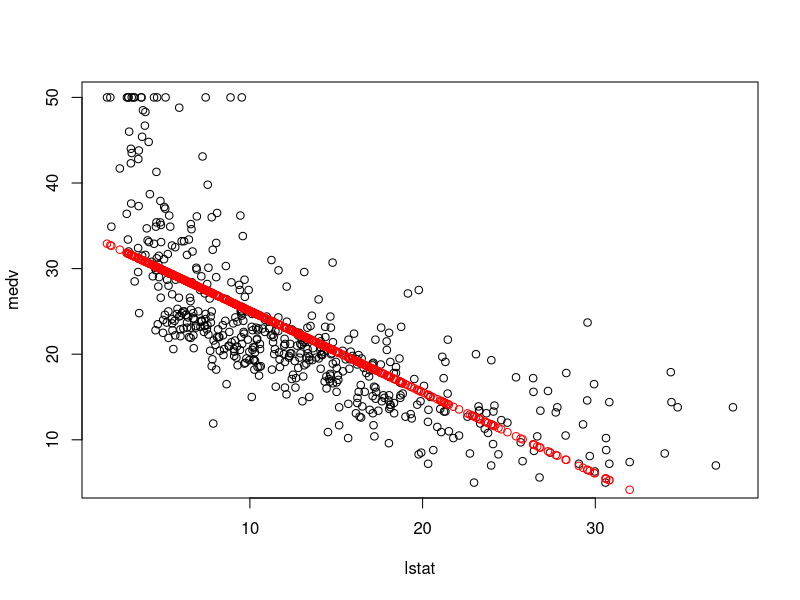
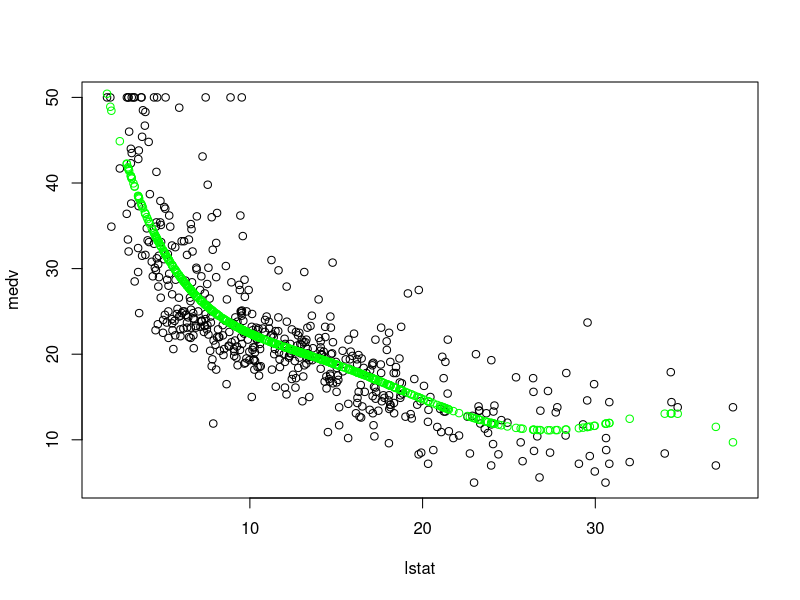
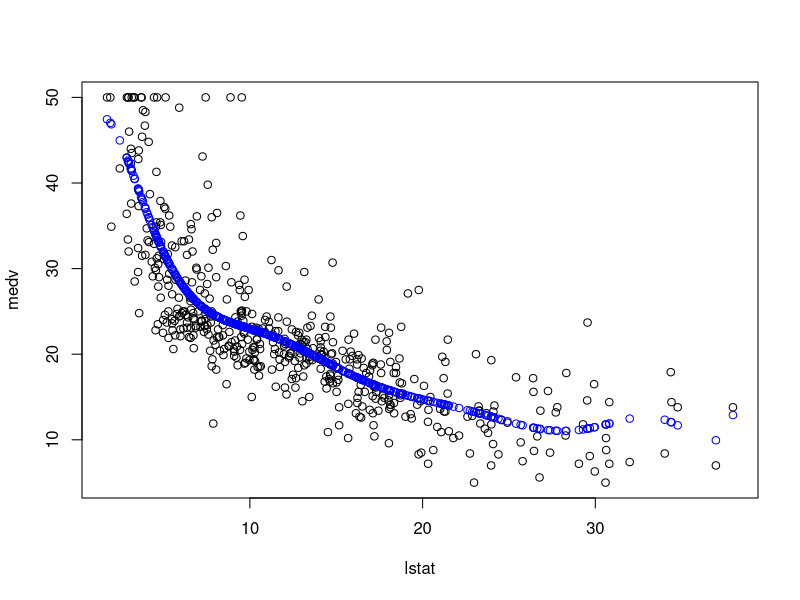
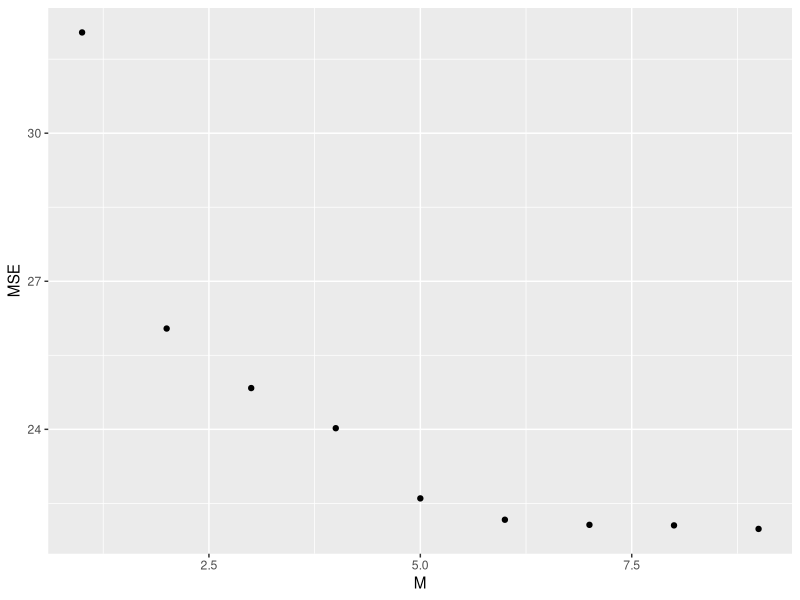

These charts were generated, in order, by the following R code:
library(MASS)

m1 = lm(medv~lstat,data=Boston)
m5 = lm(medv~poly(lstat,5,raw=TRUE),data=Boston)
m9 = lm(medv~poly(lstat,9,raw=TRUE),data=Boston)

par(mfrow=c(1,1))
plot(medv~lstat,data=Boston)
points(Boston$lstat,m1$fitted.values,col='red')
## m1$fitted values are the predicted values we obtain from the model m1

plot(medv~lstat,data=Boston)
points(Boston$lstat,m5$fitted.values,col='green')
## m5$fitted values are the predicted values we obtain from the model m5

plot(medv~lstat,data=Boston)
points(Boston$lstat,m9$fitted.values,col='blue')
## m9$fitted values are the predicted values we obtain from the model m9

set.seed(13)
n = dim(Boston)[1]
train_index = sample(1:n,n/2,replace=F)
train_boston = Boston[train_index,]
test_boston = Boston[-train_index,]

M1 = lm(medv~lstat,data=train_boston)
M5 = lm(medv~poly(lstat,5,raw=TRUE),data=train_boston)
M9 = lm(medv~poly(lstat,9,raw=TRUE),data=train_boston)

## training MSE from M1
mean((train_boston$medv - M1$fitted.values)^2)

## predicted values from the test set
Yhat_test = predict(M1,newdata=test_boston)
## how do we compute the test MSE from M1? 

###########################
#### In-class Activity ####
###########################

#### fit 9 models of increasing complexity on the training set: 
## M1 = lm(medv~poly(lstat,1,raw=TRUE),data=train_boston)
## M2 = lm(medv~poly(lstat,2,raw=TRUE),data=train_boston)
## M3 = lm(medv~poly(lstat,3,raw=TRUE),data=train_boston)
## ..
## ..
## M9 = lm(medv~poly(lstat,9,raw=TRUE),data=train_boston)

## obtain the training MSE and test MSE for each of these models. 
## Create a plot where the training MSE is on the y-axis and the 
## model complexity (1 - 9) is on the x-axis. 
## Create a similar plot for the test MSE. 

## Work in groups to come up with a collective solution. 
## Copy/paste your code and plots into Ed Discussion 
## Please make sure you set.seed(13) so that we all get comparable results!
## Please be sure to list all your group members names so that everyone gets participation credit. 
## Only one group member needs to post on Ed Discussion.


library(ggplot2)

# Create Data Frame to store M's
ms = data.frame(M=numeric(), MSE=numeric())

# Loop through
for(i in 1:9) {
  m = lm(medv~poly(lstat,i,raw=TRUE),data=train_boston)
  res = mean((train_boston$medv - m$fitted.values)^2)
  ms = rbind(ms, data.frame(M=i, MSE=res))
}

# ggplot to print
ggplot(ms, aes(x=M, y=MSE)) +
  geom_point()
